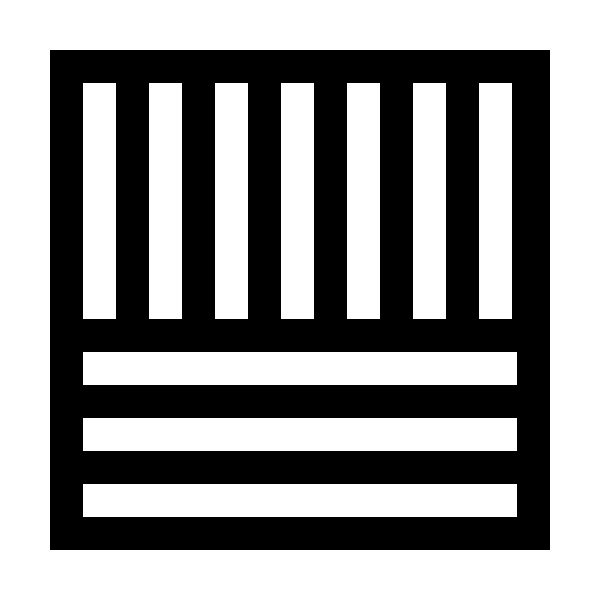
Frame 1 (no input)
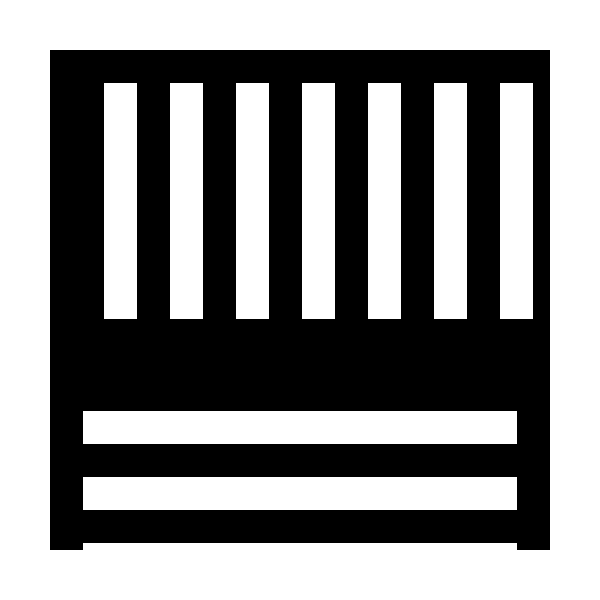
Frame 60 (the mouse pressed at the canvas centre just before this capture)
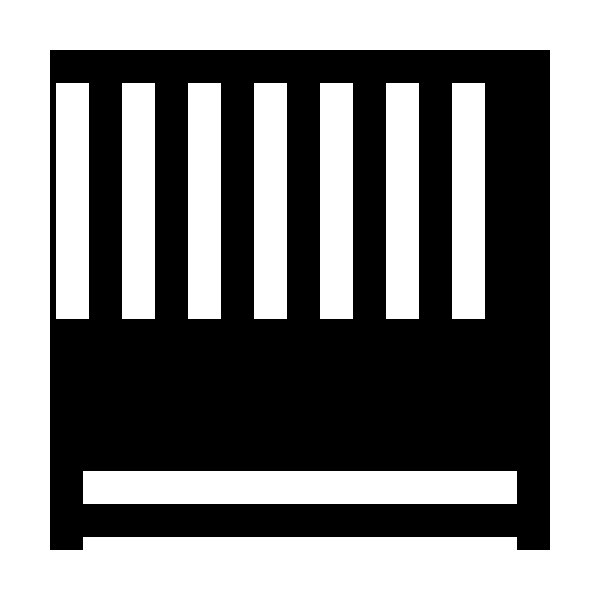
Frame 120 (the mouse held since frame 60 and released just before this capture)

The Processing sketch that drew these frames (run headless with seeded random() and noise(); from frame 60 on, the mouse is pressed at the canvas centre):

// Processing sketch: carlotaSilva
// ── carlotaSilva.pde
float posicao_inicialx=83, posicao_inicialy=83;
float d=33;
int altura=236;
int flagx=0;
int r1=255,g1=255,b1=255,r2=255,g2=255,b2=255;

float posicao_inicialxh=83, posicao_inicialyh=altura+66+50;
float comprimento=434;
int flagy=0;

int contador=0;
void setup(){
  size (600,600);
  
}

void draw(){
  
   background(255,255,255);
   noStroke();
   fill(0,0,0);
   rect(50, 50, 500, 500);
   

  ///1 
  fill(r1,g1,b1);
  rect(posicao_inicialx, posicao_inicialy, d, altura);
  
    ///2 
 fill(r1,g1,b1);
  rect(posicao_inicialx+d*2, posicao_inicialy, d, altura);
  
   ///3
 fill(r1,g1,b1);
  rect(posicao_inicialx+d*4, posicao_inicialy, d, altura);
  
    ///4
  fill(r1,g1,b1);
  rect(posicao_inicialx+d*6, posicao_inicialy, d, altura);
  
      ///5
  fill(r1,g1,b1);
  rect(posicao_inicialx+d*8, posicao_inicialy, d, altura);
  
      ///6
  fill(r1,g1,b1);
  rect(posicao_inicialx+d*10, posicao_inicialy, d, altura);
  
      ///7
  fill(r1,g1,b1);
  rect(posicao_inicialx+d*12, posicao_inicialy, d, altura);
   
  if(posicao_inicialx == 123){
     flagx=1;
   }
  else if (posicao_inicialx == 50){
     flagx=0;
   }
  
  if(posicao_inicialx < 123 && flagx==0){
    posicao_inicialx=posicao_inicialx+1;
  }
  else if(posicao_inicialx > 50 && flagx == 1){
    posicao_inicialx=posicao_inicialx-1; 
  } 

  //1h
  fill(r2,g2,b2);
  rect(posicao_inicialxh, posicao_inicialyh, comprimento, d);

//2h
  fill(r2,g2,b2);
  rect(posicao_inicialxh, posicao_inicialyh+d*2, comprimento, d);
  
  //3h
 fill(r2,g2,b2);
  rect(posicao_inicialxh, posicao_inicialyh+d*4, comprimento, d);
  
    if(posicao_inicialyh == 550){
     flagy=1;
   }
  else if (posicao_inicialyh == 324){
     flagy=0;
   }
  
  if(posicao_inicialyh < 550 && flagy==0){
    posicao_inicialyh=posicao_inicialyh+1;
  }
  else if(posicao_inicialyh > 324 && flagy == 1){
    posicao_inicialyh=posicao_inicialyh-1; 
  } 
 }
 
 void mouseClicked(){
 if(contador%2==0){
  r1=(int)random(0,255);
  g1=(int)random(0,255);
  b1=(int)random(0,255);
 }
 else{
  r2=(int)random(0,255);
  g2=(int)random(0,255);
  b2=(int)random(0,255);
 }
 contador=contador+1;
 if(contador==10){
  r1=255;
  g1=255;
  b1=255;
  r2=255;
  g2=255;
  b2=255;
  contador=0;
 }
 }
